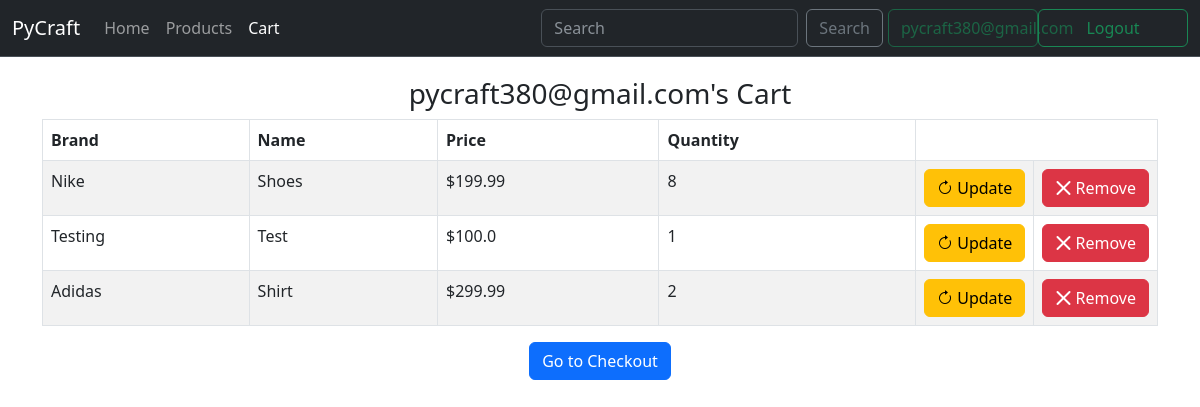
Page /cart (signed in) on the committed database.
### flaskapp/modules/models/user_model.py (models this page shows, shortened)
class Users(UserMixin, db.Model):
    id = db.Column(db.Integer, primary_key = True, autoincrement=True)
    email = db.Column(db.String(50), nullable = False, unique = True)
    def get_user_by_email(email):
        user = Users.query.filter(Users.email == email).first()
        return user
    def get_user_cart(self):
        user = Users.query.filter(Users.email == self.email).first()
        user_cart = Cart.query.filter(Cart.owner_id == user.id).all()
        return user_cart

### flaskapp/modules/models/cart_model.py (models this page shows, shortened)
class Cart(db.Model):
    cart_id = db.Column(db.Integer, primary_key = True, autoincrement=True)
    owner_id = db.Column(db.Integer, db.ForeignKey('users.id'))
    product = db.Column(db.Integer, db.ForeignKey('products.prod_id'))
    quantity = db.Column(db.Integer)

### flaskapp/modules/models/product_model.py (models this page shows, shortened)
class Products(db.Model):
    prod_id = db.Column(db.Integer, primary_key = True, autoincrement=True)
    brand = db.Column(db.String(50))
    name = db.Column(db.String(50))
    price = db.Column(db.Float)
    image = db.Column(db.String(255))
    def get_prod_list():
        return Products.query.order_by(Products.prod_id.asc()).all()

### flaskapp/cart.py (the view)
@cart_blueprint.route("/cart")
def cart():
    curr_user = Users.get_user_by_email(session.get('user'))
    if curr_user == None:
        return redirect('/login')
    else:
        cart_items = curr_user.get_user_cart()
        return render_template("cart.html", cart_items=cart_items, user=curr_user, products = Products.get_prod_list())

### flaskapp/templates/cart.html (shortened to what this page needs)
{% extends 'base.html' %}
{% set active_page = "cart" %}
{%block script%} <link rel="stylesheet" href="../static/cart.css"> {% endblock %}
{% block content %}
<div class="container d-flex justify-content-center align-items-center" id="cart">
    <h3 class="userCart">{{user.email}}'s Cart</h3>
  </div>
  <div class="container d-flex justify-content-center align-items-center">
    <table class="table table-striped table-bordered">
      <thead>
        <tr>
          <th scope="col">Brand</th>
          <th scope="col">Name</th>
          <th scope="col">Price</th>
          <th scope="col">Quantity</th>
        </tr>
      </thead>
      <tbody>
        {% for item in cart_items %}
        <tr>
          <td>{{ products[item.product-1].brand }}</td>
          <td>{{products[item.product-1].name}}</td>
          <td>${{products[item.product-1].price}}</td>
          <td>{{item.quantity}}</td>
          <form method="POST" action="{{ url_for('cart.update_cart', cart_id=item.cart_id) }}">
            <td class="btn-td-cell"><button type="submit" class="btn btn-warning" href="{{ url_for('cart.update_cart', cart_id=item.cart_id) }}">
              <span class="bi bi-arrow-clockwise" aria-hidden="true"></span> Update
            </button> </td>
          </form>
          <form method="POST" action="{{ url_for('cart.remove_item', cart_id=item.cart_id) }}">
            <td class="btn-td-cell"><button type="submit" class="btn btn-danger" href="{{ url_for('cart.remove_item', cart_id=item.cart_id) }}">
              <span class="bi bi-x-lg" aria-hidden="true"></span> Remove
            </button></td>
          </form>
        </tr>
        {% endfor %}
      </tbody>
    </table>
  </div>
  <div class="container d-flex justify-content-center align-items-center">
    <button type="submit" class="btn btn-primary btn-group-lg" id="checkoutBtn" name="checkoutBtn"><a class="nav-link" href="checkout">Go to Checkout</a></button>
  </div>
{% endblock %}

### flaskapp/templates/base.html (shortened to what this page needs)
<!doctype html>
<html lang="en">
  <head>
    {%block script%}  {% endblock %}
    <link href="https://cdn.jsdelivr.net/npm/bootstrap@5.3.0/dist/css/bootstrap.min.css" rel="stylesheet">
    <link rel="stylesheet" href="https://cdn.jsdelivr.net/npm/bootstrap-icons@1.5.0/font/bootstrap-icons.css">
  <body>
    {% if user == None %}
    <nav class="navbar bg-dark border-bottom border-bottom-dark navbar-expand-lg " data-bs-theme="dark">
      <div class="container-fluid">
        <a class="navbar-brand" href="#">PyCraft</a>
        <button class="navbar-toggler" type="button" data-bs-toggle="collapse" data-bs-target="#navbarSupportedContent" aria-controls="navbarSupportedContent" aria-expanded="false" aria-label="Toggle navigation">
          <span class="navbar-toggler-icon"></span>
        </button>
        <div class="collapse navbar-collapse" id="navbarSupportedContent">
          <ul class="navbar-nav me-auto mb-2 mb-lg-0">
            <li class="nav-item">
              <a class="nav-link {% if active_page == 'index'%} active {% endif %}" href="/">Home</a>
            </li>
            <li class="nav-item">
              <a class="nav-link {% if active_page == 'products'%} active {% endif %}" href="products">Products</a>
            </li>
            <li class="nav-item">
              <a class="nav-link {% if active_page == 'cart'%} active {% endif %}" href="cart">Cart</a>
            </li>
          </ul>
          <form class="d-flex" role="search" action="/login">
            <button class="btn btn-outline-success" type="submit" style="width: 150px;">Sign In</button>
          </form>
        </div>
      </div>
  </nav>
  {%else%}
  <nav class="navbar bg-dark border-bottom border-bottom-dark navbar-expand-lg " data-bs-theme="dark">
    <div class="container-fluid">
      <a class="navbar-brand" href="#">PyCraft</a>
      <div class="collapse navbar-collapse" id="navbarSupportedContent">
        <ul class="navbar-nav me-auto mb-2 mb-lg-0">
          <li class="nav-item">
            <a class="nav-link {% if active_page == 'index'%} active {% endif %}" href="/">Home</a>
          </li>
          <li class="nav-item">
            <a class="nav-link {% if active_page == 'products'%} active {% endif %}" href="{{url_for('products.products')}}">Products</a>
          </li>
          <li class="nav-item">
            <a class="nav-link {% if active_page == 'cart'%} active {% endif %}" href="{{url_for('cart.cart')}}">Cart</a>
          </li>
        </ul>
        <form method="POST" action="{{url_for('auth.search')}}" class ="d-flex">
          <input class="form-control me-2" type="search" placeholder="Search" aria-label="=Search", name="searched">
          <button class="btn btn-outline-secondary" type="submit">Search</button>
        </form>
        <form class="d-flex" role="search" action="/logout">
          <button class="btn btn-outline-success" disabled type="submit" style="width: 150px; margin-left: 5px;">{{user.email}}</button>
          <button class="btn btn-outline-success" type="submit" style="width: 150px;">Logout</button>
        </form>
      </div>
    </div>
</nav>
  {% endif %}
  {%block content%}
  {% endblock %}
</body>
</html>

### flaskapp/static/cart.css (style rules this page uses)
table, th, td, tr { border: 1px solid black; }
tbody tr:nth-child(even) { border-style: solid; }
tbody tr:nth-child(odd) { border-style: solid; }
.btn-td-cell { width: 1px; white-space: nowrap; }
.userCart { margin-top: 20px; }

### rows in the picture
Users: email "pycraft380@gmail.com"
Cart: product.brand "Nike", product.name "Shoes", product.price "199.99", quantity "8"
Cart: product.brand "Testing", product.name "Test", product.price "100.0", quantity "1"
Cart: product.brand "Adidas", product.name "Shirt", product.price "299.99", quantity "2"
